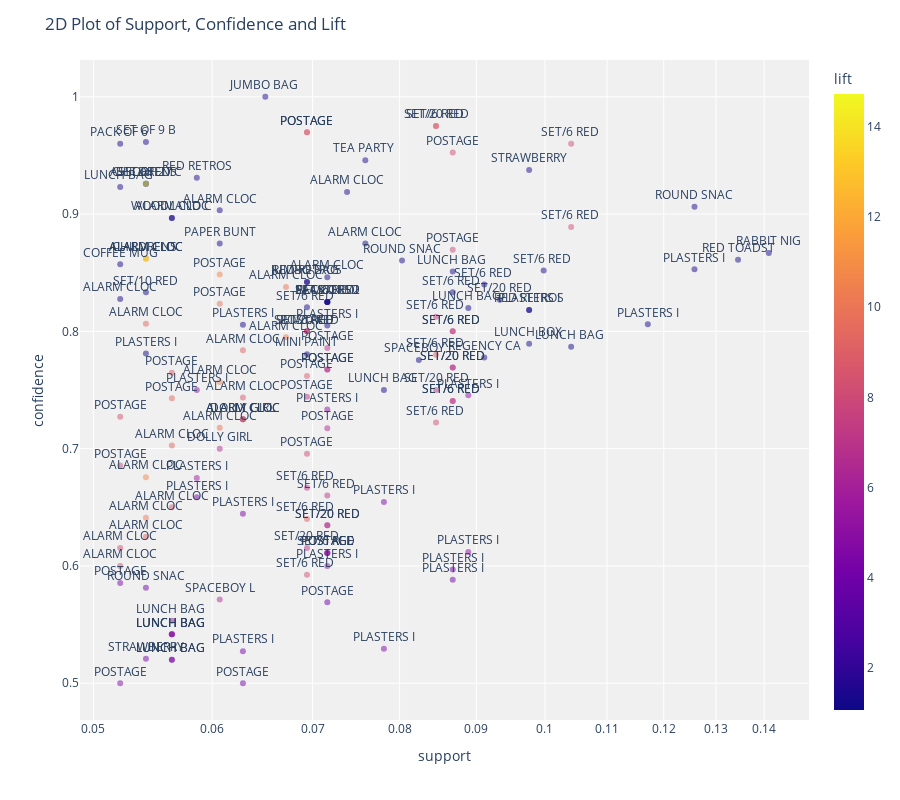

Notebook source saved alongside this figure:
### Code cell
plot_model(a1)

### Figure 1 — Plotly figure (JSON) as saved in the notebook; plotly's stock layout.template omitted (floating-point values rounded to 4 significant figures; data arrays with more than 128 entries replaced by an {"elided": "..."} marker saying what was removed)
{"data": [{"customdata": {"elided": "141x2 str values"}, "hovertemplate": "support=%{x}<br>confidence=%{y}<br>antecedents_short=%{text}<br>antecedents=%{customdata[0]}<br>consequents=%{customdata[1]}<br>lift=%{marker.color}<extra></extra>", "legendgroup": "", "marker": {"color": {"elided": "141 float values"}, "coloraxis": "coloraxis", "opacity": 0.5, "symbol": "circle"}, "mode": "markers+text", "name": "", "orientation": "v", "showlegend": false, "text": {"elided": "141 str values"}, "textposition": "top center", "type": "scatter", "x": {"elided": "141 float values"}, "xaxis": "x", "y": {"elided": "141 float values"}, "yaxis": "y"}], "layout": {"coloraxis": {"colorbar": {"title": {"text": "lift"}}, "colorscale": [[0, "#0d0887"], [0.1111, "#46039f"], [0.2222, "#7201a8"], [0.3333, "#9c179e"], [0.4444, "#bd3786"], [0.5556, "#d8576b"], [0.6667, "#ed7953"], [0.7778, "#fb9f3a"], [0.8889, "#fdca26"], [1, "#f0f921"]]}, "height": 800, "legend": {"tracegroupgap": 0}, "margin": {"t": 60}, "plot_bgcolor": "rgb(240,240,240)", "title": {"text": "2D Plot of Support, Confidence and Lift"}, "xaxis": {"anchor": "y", "domain": [0, 1], "title": {"text": "support"}, "type": "log"}, "yaxis": {"anchor": "x", "domain": [0, 1], "title": {"text": "confidence"}}}}
